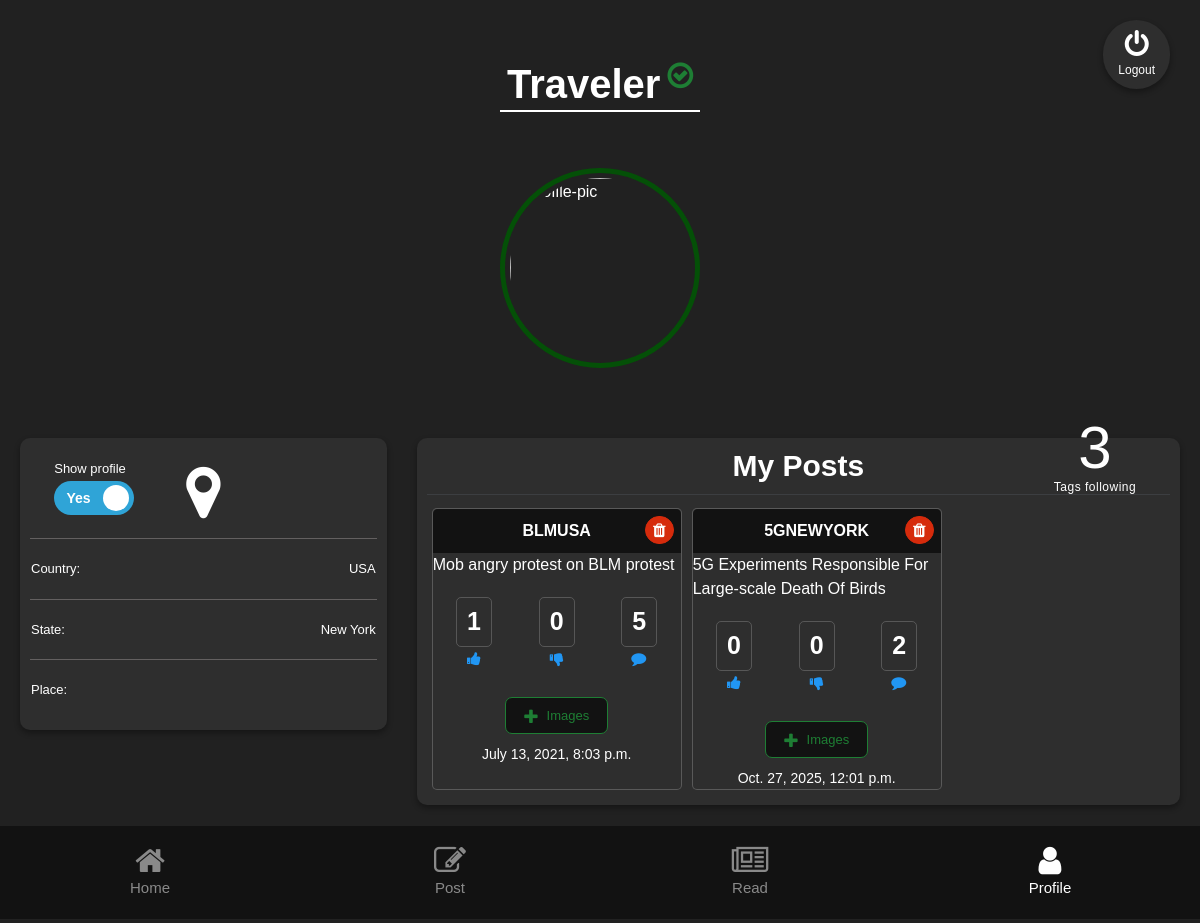
The page /user/profile/ (signed in) on the database its author committed.
### User/models.py (models this page shows, shortened)
class UserModel(models.Model):
    u_name=models.CharField(max_length=20,null=True)
    u_pass=models.CharField(max_length=20,null=False)
    u_username=models.CharField(max_length=20,null=True,unique=True)
    u_email=models.CharField(max_length=20,null=True)
    u_phone=models.CharField(max_length=20,null=True)
    u_age=models.IntegerField()
    u_country= models.CharField(max_length=20,default=0)
    u_state=models.CharField(max_length=20,null=True, blank=True)
    u_latitude=models.CharField(max_length=50, null=True, blank=True) # New: store latitude
    u_longitude=models.CharField(max_length=50, null=True, blank=True) # New: store longitude
    u_detected_city=models.CharField(max_length=50, null=True, blank=True) # New: store detected city
    u_selected_nearby_city=models.CharField(max_length=255, null=True, blank=True) # New: store selected nearby city
    u_security=models.BooleanField(default=0)
    u_verified=models.BooleanField(default=0)

### Posts/models.py (models this page shows, shortened)
class PostModel(models.Model):
    p_title=models.CharField(max_length=200,null=True)
    p_content=models.TextField()
    p_coverimage=models.ImageField(upload_to="coverimage",null=True)
    pvoted = models.ManyToManyField(UserModel , default=None , blank=True ,related_name='pvoted')
    nvoted = models.ManyToManyField(UserModel , default=None , blank=True ,related_name='nvoted')
    p_com = models.IntegerField(null=True,default=0)
    p_dateTime =models.DateTimeField(auto_now=True)
    user_id=models.ForeignKey(UserModel,on_delete=models.SET_NULL,null=True,verbose_name="UserModel")
    tag_id=models.ForeignKey(Tagmodel,on_delete=models.SET_NULL,null=True,verbose_name="Tagmodel")

### Tags/models.py (models this page shows, shortened)
class Tagmodel(models.Model):
    tag_title=models.CharField(max_length=40,default=0)
    tag_name=models.CharField(max_length=40,unique=True)
    tag_image=models.ImageField(upload_to='tags')
    tag_disc=models.TextField(default=0)
    t_country=models.CharField(max_length=20)
    t_state=models.CharField(max_length=20)
    t_place=models.CharField(max_length=20)

### User/views.py (the view)
# urls.py: path('profile/',views.userprofile,name="profile"),
def userprofile(request):
    if request.session.has_key('userid'):
        userid = request.session['userid']
        users=UserModel.objects.get(id=userid)
        allMyPosts=PostModel.objects.filter(user_id=userid)
        foll_tags = following.objects.filter(user_id = userid).count()
        return render(request,"User/Profile.html",{'user':users , 'mypost':allMyPosts,'foll':foll_tags})
    else:
        return redirect("/user/login")

### User/templates/User/Profile.html (shortened to what this page needs)
{% extends 'base.html' %}
 {% block content %}
<div class="profile-holder">
  {% if user %}
<div class="user-profile-foll">
  <h1>{{foll}}</h1>
  <p>Tags following</p>
</div>
  <form action="{% url 'User:change' user.id %}"  method="post">
  	<div class="switch-wrapper">
      <p>Show profile</p>
      <div class="switch">
          <div class="slider">
            <label class="switch-radio-label left active" for="radio-left">Yes</label>
          </div>
      </div>
    </div>
</form>
  <h2 class="user-name">
  {% if user.u_security %}
  Anonymous
{% else %}
 {{user.u_name}}
{% endif %}
<i class="fa fa-check-circle-o verified-class" aria-hidden="true"></i>
  </h2>
  {%if user.u_security%}
  <img class="user-image"  alt="anonymous" alt="svgImg"/>
    {% else %}
    <img
    class="user-image"
    src="{{user.u_pic.url}}"
    alt="profile-pic"
    srcset=""
  />
    {%endif %}
  <div class="row">
    <div class="col-md-4">
      <div class="address-holder">
        <center><i class="fa fa-map-marker" aria-hidden="true"></i></center>
        <div class="places">
          <p>Country:</p>
          <p>{{user.u_country}}</p>
        </div>
        <div class="places">
          <p>State:</p>
          <p>{{user.u_state}}</p>
        </div>
        <div class="places">
          <p>Place:</p>
        </div>
      </div>
    </div>
    <div class="col-md-8">
      <div class="my-posts-holder">
        <h2>My Posts</h2>
        <div class="eachpost">
          {% if mypost %}
          {% for post in mypost %}
          <div class="mypost">
            <a  href="{% url 'User:delete' post.id %}">
              <div class="delete-post">
                <i class="fa fa-trash" aria-hidden="true"></i>
              </div>
            </a>
            <p class="mypost-tag">{{post.tag_id.tag_name}}</p>
            <marquee>{{post.p_title}}</marquee>
            <div class="score-holder">
              <div class="one-score" >{{post.pvoted.all.count}}<i style="color: #2196f3;" class="fa fa-thumbs-up" aria-hidden="true"></i></div>
              <div class="one-score">{{post.nvoted.all.count}}<i  style="color: #2196f3;" class="fa fa-thumbs-down" aria-hidden="true"></i></div>
              <div class="one-score" >{{post.p_com}}<i style="color: #2196f3;" class="fa fa-comment" aria-hidden="true"></i></div>
            </div>
              <button type="button" class="add-img-butt" data-toggle="modal" data-target="#my{{forloop.counter}}modal"><i class="fa fa-plus" aria-hidden="true"></i>Images</button>
            <p class="mypost-date">{{post.p_dateTime}}</p>
          </div>
          {% endfor %}
          {% else %}
          <div style="margin:auto;font-size:20px" class="tag-error">No Posts</div>
          {% endif %}
        </div>
      </div>
    </div>
  </div>
  {% endif %}
</div>
{% endblock content %}

### User/templates/User/Profile.html (style rules this page uses)
.user-image { border: 5px solid #045007; }
.verified-class { display: block; }

### rows shown on the page
UserModel: u_name "Traveler", u_country "USA", u_state "New York"
PostModel: tag_id.tag_name "BLMUSA", p_title "Mob angry protest on BLM protest", pvoted.all.count "1", nvoted.all.count "0", p_com "5", p_dateTime "July 13, 2021, 8:03 p.m."
PostModel: tag_id.tag_name "5GNEWYORK", p_title "5G Experiments Responsible For Large-scale Death Of Birds", pvoted.all.count "0", nvoted.all.count "0", p_com "2", p_dateTime "Oct. 27, 2025, 12:01 p.m."

### other values the page prints
{{ foll }} "3"
